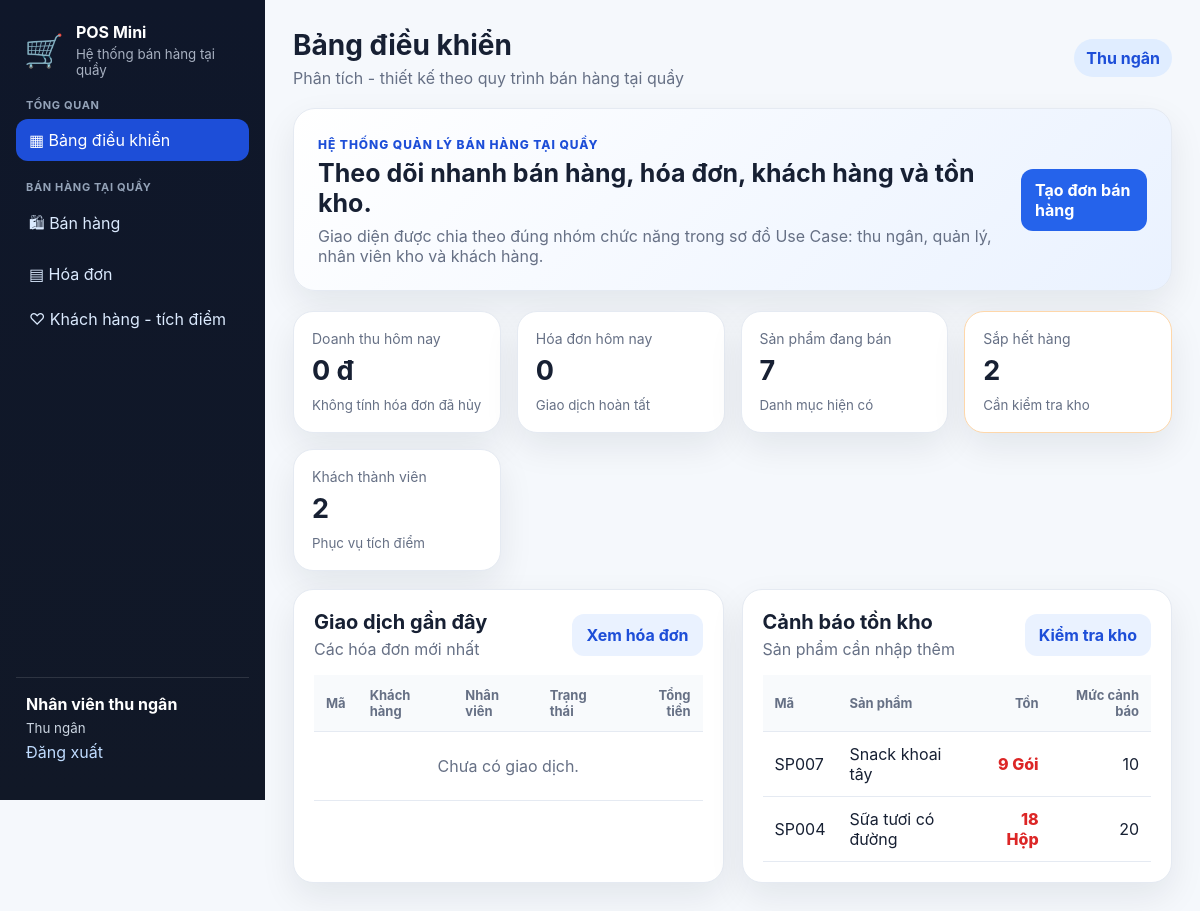
/code/dashboard.php (signed in), run on the app's committed database.
### tables this page shows
CREATE TABLE products (
  id INT AUTO_INCREMENT PRIMARY KEY,
  code VARCHAR(30) NOT NULL UNIQUE,
  name VARCHAR(150) NOT NULL,
  category VARCHAR(100) NOT NULL,
  price DECIMAL(15,2) NOT NULL DEFAULT 0,
  stock INT NOT NULL DEFAULT 0,
  min_stock INT NOT NULL DEFAULT 5,
  unit VARCHAR(30) NOT NULL DEFAULT 'Cái',
  status TINYINT(1) NOT NULL DEFAULT 1,
  created_at DATETIME NOT NULL DEFAULT CURRENT_TIMESTAMP,
  updated_at DATETIME NULL DEFAULT NULL
);

### code/dashboard.php (the view, shortened to what this page needs)
<?php
require_once __DIR__ . '/config/config.php';
$pdo = db();
$userId = (int) current_user()['id'];
$isAdmin = is_admin();
if ($isAdmin) {
    $todayRevenue = (float) $pdo->query("SELECT COALESCE(SUM(total_amount),0) FROM invoices WHERE status='paid' AND DATE(created_at)=CURDATE()")->fetchColumn();
    $todayInvoices = (int) $pdo->query("SELECT COUNT(*) FROM invoices WHERE status='paid' AND DATE(created_at)=CURDATE()")->fetchColumn();
} else {
    $stmt = $pdo->prepare("SELECT COALESCE(SUM(total_amount),0) FROM invoices WHERE status='paid' AND DATE(created_at)=CURDATE() AND user_id=?");
    $stmt->execute([$userId]);
    $todayRevenue = (float) $stmt->fetchColumn();
    $stmt = $pdo->prepare("SELECT COUNT(*) FROM invoices WHERE status='paid' AND DATE(created_at)=CURDATE() AND user_id=?");
    $stmt->execute([$userId]);
    $todayInvoices = (int) $stmt->fetchColumn();
}
$productCount = (int) $pdo->query('SELECT COUNT(*) FROM products WHERE status=1')->fetchColumn();
$lowStockCount = (int) $pdo->query('SELECT COUNT(*) FROM products WHERE status=1 AND stock<=min_stock')->fetchColumn();
$customerCount = (int) $pdo->query('SELECT COUNT(*) FROM customers WHERE status=1')->fetchColumn();
$sql = "SELECT i.id,i.invoice_code,i.customer_name,i.total_amount,i.status,i.created_at,u.full_name FROM invoices i JOIN users u ON u.id=i.user_id WHERE 1=1";
$params = [];
if (!$isAdmin) {
    $sql .= ' AND i.user_id=?';
    $params[] = $userId;
}
$sql .= ' ORDER BY i.id DESC LIMIT 8';
$stmt = $pdo->prepare($sql);
$stmt->execute($params);
$recentInvoices = $stmt->fetchAll();
$lowStock = $pdo->query('SELECT code,name,stock,min_stock,unit FROM products WHERE status=1 AND stock<=min_stock ORDER BY stock ASC LIMIT 6')->fetchAll();
?>
<div class="hero-panel">
    <div>
        <span class="eyebrow">Hệ thống quản lý bán hàng tại quầy</span>
        <h2>Theo dõi nhanh bán hàng, hóa đơn, khách hàng và tồn kho.</h2>
        <p>Giao diện được chia theo đúng nhóm chức năng trong sơ đồ Use Case: thu ngân, quản lý, nhân viên kho và khách hàng.</p>
    </div>
    <div class="hero-actions">
        <?php if (has_role('admin','cashier')): ?><a class="btn primary" href="<?= e(url('sales.php')) ?>">Tạo đơn bán hàng</a><?php endif; ?>
    </div>
</div>
<div class="stats-grid">
    <article class="stat-card"><span>Doanh thu hôm nay</span><strong><?= money($todayRevenue) ?></strong><small>Không tính hóa đơn đã hủy</small></article>
    <article class="stat-card"><span>Hóa đơn hôm nay</span><strong><?= $todayInvoices ?></strong><small>Giao dịch hoàn tất</small></article>
    <article class="stat-card"><span>Sản phẩm đang bán</span><strong><?= $productCount ?></strong><small>Danh mục hiện có</small></article>
    <article class="stat-card warning"><span>Sắp hết hàng</span><strong><?= $lowStockCount ?></strong><small>Cần kiểm tra kho</small></article>
    <article class="stat-card"><span>Khách thành viên</span><strong><?= $customerCount ?></strong><small>Phục vụ tích điểm</small></article>
</div>
<div class="two-column equal">
    <section class="panel">
        <div class="panel-heading"><div><h2>Giao dịch gần đây</h2><p>Các hóa đơn mới nhất</p></div><a class="btn secondary" href="<?= e(url('invoices.php')) ?>">Xem hóa đơn</a></div>
        <div class="table-wrap"><table><thead><tr><th>Mã</th><th>Khách hàng</th><th>Nhân viên</th><th>Trạng thái</th><th class="right">Tổng tiền</th></tr></thead><tbody>
        <?php if (!$recentInvoices): ?><tr><td colspan="5" class="empty">Chưa có giao dịch.</td></tr><?php endif; ?>
        <?php foreach ($recentInvoices as $invoice): ?><tr>
            <td><a href="<?= e(url('invoices.php?id=' . $invoice['id'])) ?>"><strong><?= e($invoice['invoice_code']) ?></strong></a><small class="block muted"><?= date('d/m/Y H:i', strtotime($invoice['created_at'])) ?></small></td>
            <td><?= e($invoice['customer_name'] ?: 'Khách lẻ') ?></td>
            <td><?= e($invoice['full_name']) ?></td>
            <td><span class="status <?= e($invoice['status']) ?>"><?= $invoice['status']==='paid'?'Đã thanh toán':'Đã hủy' ?></span></td>
            <td class="right"><?= money($invoice['total_amount']) ?></td>
        </tr><?php endforeach; ?></tbody></table></div>
    </section>
    <section class="panel">
        <div class="panel-heading"><div><h2>Cảnh báo tồn kho</h2><p>Sản phẩm cần nhập thêm</p></div><a class="btn secondary" href="<?= e(url('inventory.php')) ?>">Kiểm tra kho</a></div>
        <div class="table-wrap"><table><thead><tr><th>Mã</th><th>Sản phẩm</th><th class="right">Tồn</th><th class="right">Mức cảnh báo</th></tr></thead><tbody>
        <?php foreach ($lowStock as $row): ?><tr><td><?= e($row['code']) ?></td><td><?= e($row['name']) ?></td><td class="right"><span class="stock low"><?= (int)$row['stock'] ?> <?= e($row['unit']) ?></span></td><td class="right"><?= (int)$row['min_stock'] ?></td></tr><?php endforeach; ?>
        </tbody></table></div>
    </section>
</div>

### code/assets/css/style.css (style rules this page uses)
:root { --bg:#f5f8fc;--card:#fff;--text:#172033;--muted:#667085;--line:#e5eaf2;--primary:#2563eb;--primary-dark:#1d4ed8;--danger:#dc2626;--success:#15803d;--warning:#d97706;--sidebar:#0f172a;--shadow:0 14px 35px rgba(15,23,42,.08) }
* { box-sizing:border-box }
body { margin:0;font-family:Inter,Segoe UI,Arial,sans-serif;background:var(--bg);color:var(--text) }
a { color:inherit;text-decoration:none }
.hero-panel { background:linear-gradient(135deg,#ffffff,#eaf2ff);border:1px solid var(--line);box-shadow:var(--shadow);border-radius:22px;padding:24px;display:flex;justify-content:space-between;gap:20px;margin-bottom:20px }
.hero-panel h2 { margin:5px 0 8px;font-size:25px }
.hero-panel p { margin:0;color:var(--muted) }
.eyebrow { font-weight:800;color:#1d4ed8;text-transform:uppercase;font-size:12px;letter-spacing:.08em }
.hero-actions { display:flex;align-items:center;gap:10px;flex-wrap:wrap }
.stats-grid { display:grid;grid-template-columns:repeat(auto-fit,minmax(190px,1fr));gap:16px;margin-bottom:18px }
.stat-card,.panel { background:var(--card);border:1px solid var(--line);border-radius:20px;box-shadow:var(--shadow) }
.stat-card { padding:18px }
.stat-card span { display:block;color:var(--muted);font-size:14px }
.stat-card strong { display:block;font-size:27px;margin:7px 0 }
.stat-card small { color:var(--muted) }
.stat-card.warning { border-color:#fed7aa }
.panel { padding:20px;margin-bottom:18px }
.panel-heading { display:flex;align-items:center;justify-content:space-between;gap:16px;margin-bottom:16px }
.panel-heading h2 { margin:0;font-size:20px }
.panel-heading p { margin:5px 0 0;color:var(--muted) }
.two-column { display:grid;grid-template-columns:360px minmax(0,1fr);gap:18px }
.two-column.equal { grid-template-columns:repeat(2,minmax(0,1fr)) }
.btn { border:0;border-radius:12px;padding:11px 14px;cursor:pointer;font-weight:750;display:inline-flex;align-items:center;justify-content:center;gap:6px }
.btn.primary { background:var(--primary);color:#fff }
.btn.secondary { background:#eaf2ff;color:#1d4ed8 }
.table-wrap { overflow:auto }
table { width:100%;border-collapse:collapse }
th,td { padding:12px;border-bottom:1px solid var(--line);text-align:left;vertical-align:middle }
th { font-size:13px;color:#667085;background:#f8fafc }
.right { text-align:right }
.empty { text-align:center;color:var(--muted);padding:24px!important }
.stock { font-weight:850 }
.stock.low { color:#dc2626 }

### data on the page
products: code "SP007", name "Snack khoai tây", stock "9", unit "Gói", min_stock "10"
products: code "SP004", name "Sữa tươi có đường", stock "18", unit "Hộp", min_stock "20"

### other printed values
$user['full_name'] "Nhân viên thu ngân"
role_name($user['role'] ?? null) "Thu ngân"
$title "Bảng điều khiển"
role_name() "Thu ngân"
money($todayRevenue) "0 đ"
$todayInvoices "0"
$productCount "7"
$lowStockCount "2"
$customerCount "2"
